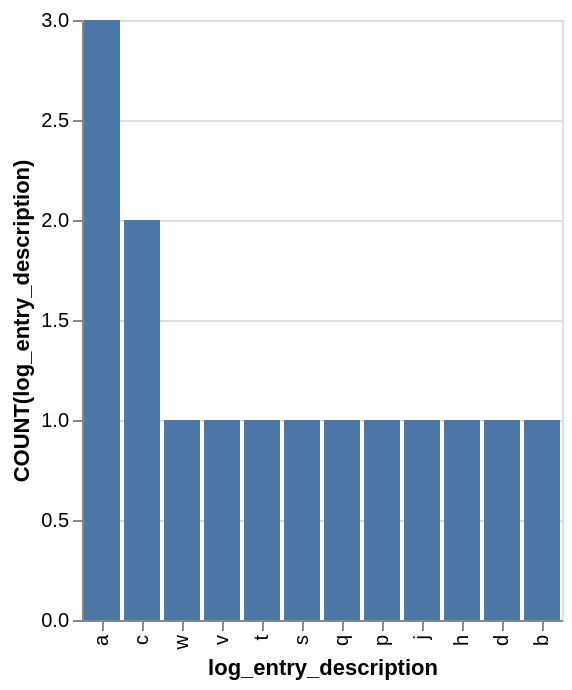

Describe this chart as a Vega-Lite specification.
### Vega-Lite specification from a JSON file in a GitHub repository (floating-point values rounded to 4 significant figures)
{"data": {"values": [{"x_data": "a", "y_data": 3}, {"x_data": "c", "y_data": 2}, {"x_data": "w", "y_data": 1}, {"x_data": "v", "y_data": 1}, {"x_data": "t", "y_data": 1}, {"x_data": "s", "y_data": 1}, {"x_data": "q", "y_data": 1}, {"x_data": "p", "y_data": 1}, {"x_data": "j", "y_data": 1}, {"x_data": "h", "y_data": 1}, {"x_data": "d", "y_data": 1}, {"x_data": "b", "y_data": 1}]}, "mark": "bar", "encoding": {"x": {"field": "x_data", "type": "nominal", "title": "log_entry_description", "sort": {"op": "sum", "field": "y_data", "order": "descending"}}, "y": {"field": "y_data", "type": "quantitative", "title": "COUNT(log_entry_description)"}}}
